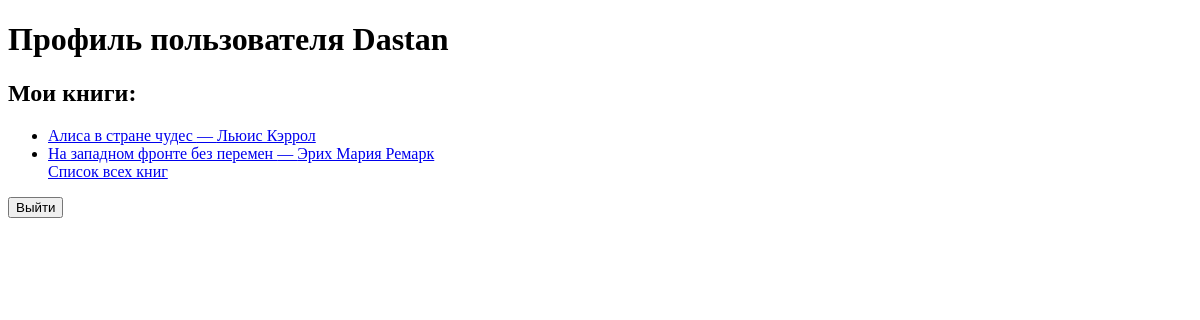
Page /users/profile/ (signed in) on the earlier database version.
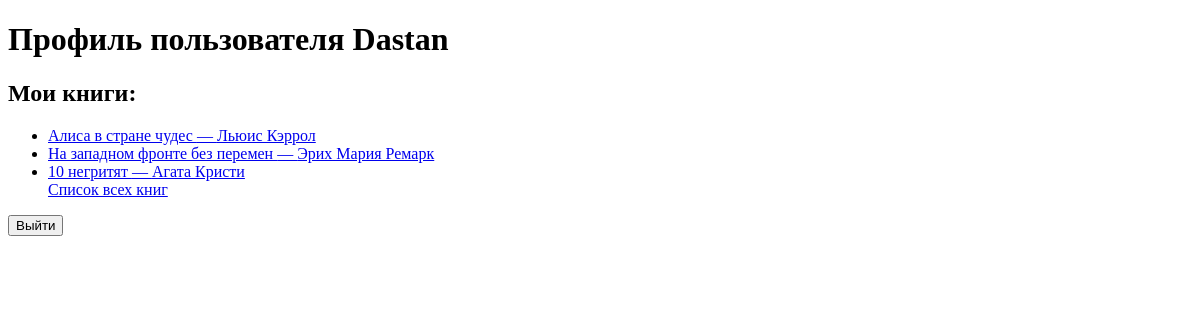
Same page on the later database version.
### books/models.py (models this page shows, shortened)
class UserBook(models.Model):
    STATUS_CHOICES = [
        ('want', 'Буду читать'),
        ('reading', 'Читаю'),
        ('read', 'Прочитано'),
    ]
    user = models.ForeignKey(User, on_delete=models.CASCADE)
    book = models.ForeignKey(Book, on_delete=models.CASCADE)
    status = models.CharField(max_length = 10, choices = STATUS_CHOICES)
    class Meta:
        unique_together = ('user', 'book')

class Book(models.Model):
    title = models.CharField(max_length = 100)
    summary = models.TextField(max_length = 1000, help_text = 'Краткое описание книги', blank = True)
    author = models.ForeignKey('Author', on_delete = models.SET_NULL, null = True)
    owners = models.ManyToManyField(User, related_name='books', blank=True)
    class Meta:
        ordering = ['title']

class Author(models.Model):
    first_name = models.CharField(max_length = 50)
    last_name = models.CharField(max_length = 50)
    def __str__(self):
        return f"{self.first_name} {self.last_name}"

### users/views.py (the view)
# urls.py: path('profile/', profile_view, name='profile')
def profile_view(request):
    user = request.user
    user_books = UserBook.objects.filter(user = user)
    return render(request, 'users/profile.html', {'user': user, 'user_books': user_books})

### users/templates/users/profile.html (shortened to what this page needs)
{% extends 'books/base.html' %}
{% block content %}
  <h1>Профиль пользователя {{ user.username }}</h1>
  <h2>Мои книги:</h2>
  <ul>
    {% for user_book in user_books %}
      <li><a href="{% url 'book-detail' pk=user_book.book.pk %}">{{ user_book.book.title }} — {{ user_book.book.author }}</a></li>
    {% empty %}
      <li>Вы ещё не добавили ни одной книги.</li>
    {% endfor %}
    <a href="{% url 'book-list'%}">Список всех книг</a>
  </ul>
  <form method="POST" action="{% url 'logout' %}">
    <button type="submit">Выйти</button>
  </form>
{% endblock %}

### books/templates/books/base.html (shortened to what this page needs)
<!DOCTYPE html>
<html>
<head>
</head>
<body>
    <main>
        {% block content %}
        {% endblock %}
    </main>
</body>
</html>

Differences in the rows shown:
added UserBook: book "10 негритят", book.author "Агата Кристи"
